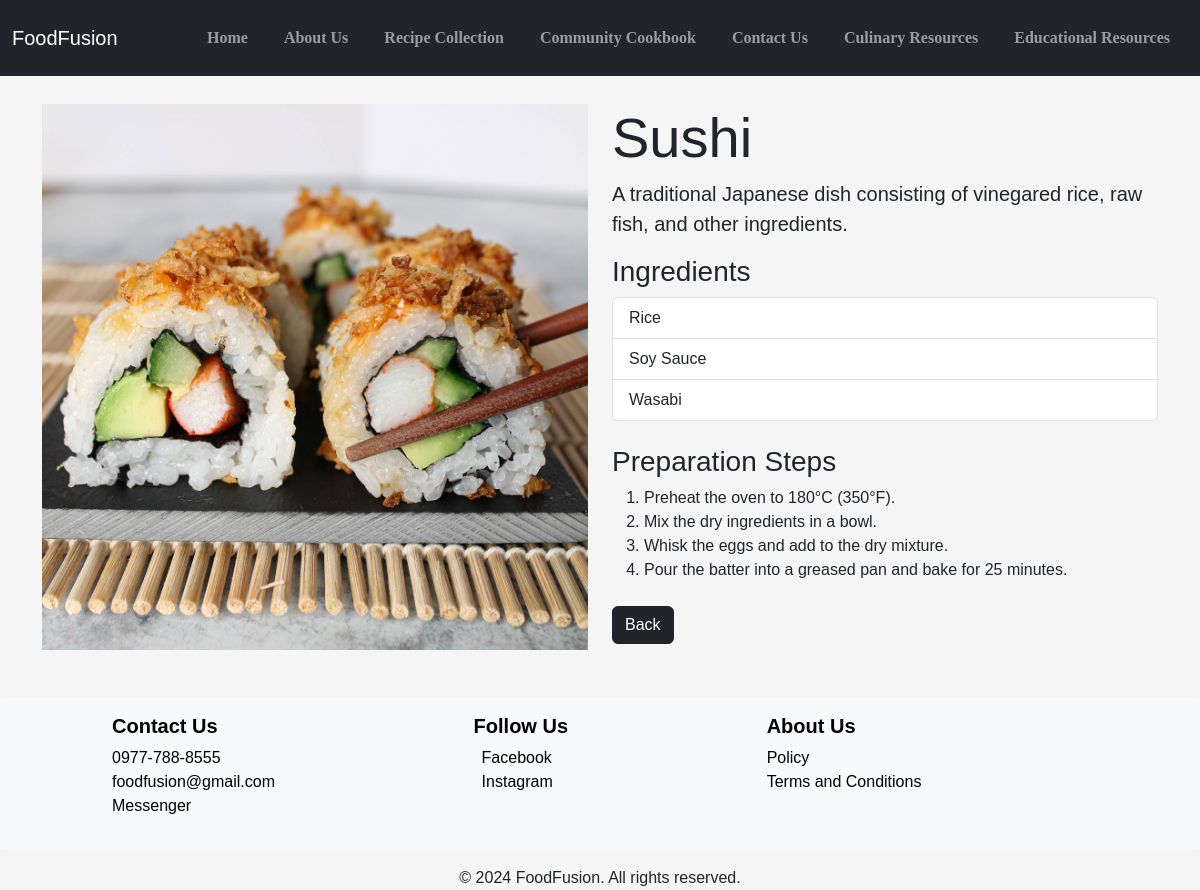
The app's page /detail.php?recipe_id=1 with its own data.
### tables this page shows
CREATE TABLE `recipe` (
  `recipe_id` int(11) NOT NULL,
  `recipe_name` varchar(255) NOT NULL,
  `country_id` int(11) DEFAULT NULL,
  `recipe_img` varchar(255) DEFAULT NULL,
  `difficulty_id` int(11) DEFAULT NULL,
  `description` text DEFAULT NULL
);

CREATE TABLE `ingredient` (
  `ingre_id` int(11) NOT NULL,
  `ingre_name` varchar(255) NOT NULL
);

### detail.php (the view, shortened to what this page needs)
<?php
$host = 'localhost';
$dbname = 'backendproject';
$username = 'root';
$password = '';
try {
    $pdo = new PDO("mysql:host=$host;dbname=$dbname", $username, $password);
    $pdo->setAttribute(PDO::ATTR_ERRMODE, PDO::ERRMODE_EXCEPTION);
    if (isset($_GET['recipe_id']) && is_numeric($_GET['recipe_id'])) {
        $recipe_id = intval($_GET['recipe_id']);
        $recipe_stmt = $pdo->prepare("SELECT * FROM recipe WHERE recipe_id = :recipe_id");
        $recipe_stmt->execute(['recipe_id' => $recipe_id]);
        $recipe = $recipe_stmt->fetch(PDO::FETCH_ASSOC);
        $ingredients_stmt = $pdo->prepare(
            "SELECT i.ingre_name AS ingredient_name
             FROM ingredient i
             INNER JOIN recipe_ingredient ri ON i.ingre_id = ri.ingre_id
             WHERE ri.recipe_id = :recipe_id"
        );
        $ingredients_stmt->execute(['recipe_id' => $recipe_id]);
        $ingredients = $ingredients_stmt->fetchAll(PDO::FETCH_ASSOC);
    } else {
        echo "Invalid Recipe ID!";
        exit;
    }
} catch (PDOException $e) {
    echo "Connection failed: " . $e->getMessage();
    error_log("Database Error: " . $e->getMessage());
    exit;
}
?>
<!DOCTYPE html>
<html lang="en">
<head>
    <link href="https://cdn.jsdelivr.net/npm/bootstrap@5.3.3/dist/css/bootstrap.min.css" rel="stylesheet">
</head>
<body>
    <?php include 'header.php'; ?>
    <div class="container my-5 recipe-detail">
        <div class="row">
            <div class="col-md-6">
                <img src="image/<?= htmlspecialchars($recipe['recipe_img'] ?? 'default.png') ?>"
                     alt="<?= htmlspecialchars($recipe['recipe_name'] ?? 'Recipe') ?>"
                     class="img-fluid">
            </div>
            <div class="col-md-6">
                <h1 class="display-4"><?= htmlspecialchars($recipe['recipe_name'] ?? 'Recipe Name') ?></h1>
                <p class="lead"><?= htmlspecialchars($recipe['description'] ?? 'No description available.') ?></p>
                <h3>Ingredients</h3>
                <ul class="list-group mb-4">
                    <?php if (!empty($ingredients)): ?>
                        <?php foreach ($ingredients as $ingredient): ?>
                            <li class="list-group-item"><?= htmlspecialchars($ingredient['ingredient_name']) ?></li>
                        <?php endforeach; ?>
                    <?php else: ?>
                        <li class="list-group-item">No ingredients listed for this recipe.</li>
                    <?php endif; ?>
                </ul>
                <h3>Preparation Steps</h3>
                <ol class="mb-4">
                    <li>Preheat the oven to 180°C (350°F).</li>
                    <li>Mix the dry ingredients in a bowl.</li>
                    <li>Whisk the eggs and add to the dry mixture.</li>
                    <li>Pour the batter into a greased pan and bake for 25 minutes.</li>
                </ol>
                <a href="reciepeCollection.php" class="btn btn-dark text-white">Back</a>
            </div>
        </div>
    </div>
    <?php include 'footer.php'; ?>
</body>
</html>

### style.css (style rules this page uses)
body { font-family: Arial, sans-serif; font-size: 16px; background-color: #f5f5f5; padding-top: 56px; }

### detail.php (style rules this page uses)
.recipe-detail img { width: 100%; height: auto; }

### records on screen
recipe: recipe_img (picture), recipe_name "Sushi", description "A traditional Japanese dish consisting of vinegared rice, raw fish, and other ingredients."
ingredient: ingre_name "Rice"
ingredient: ingre_name "Soy Sauce"
ingredient: ingre_name "Wasabi"
